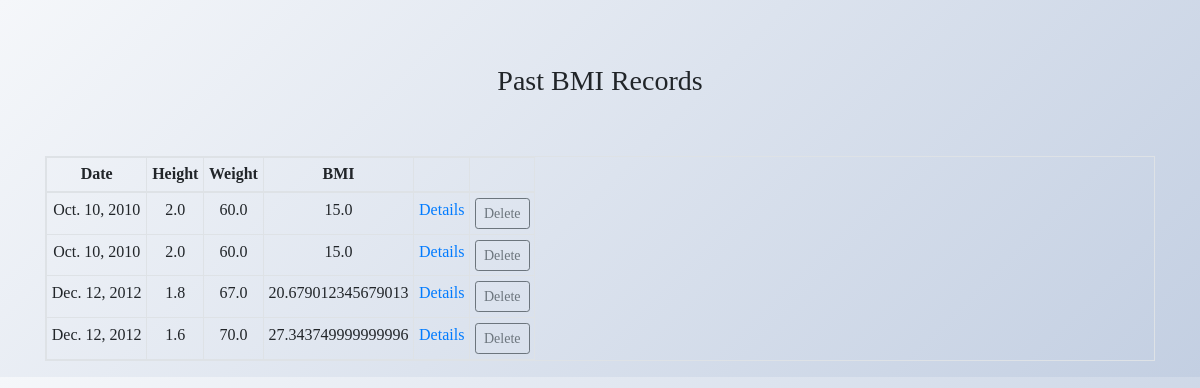
Screenshot of /measurements/ with the database file from the repository.
### core/models.py (models this page shows)
class BmiMeasurement(models.Model):
    height_in_meters = models.FloatField()
    weight_in_kg = models.FloatField()
    measured_at = models.DateField()
    def bmi(self):
        return self.weight_in_kg / self.height_in_meters ** 2

### core/views.py (the view)
# urls.py: re_path(r'^measurements/$', views.measurements, name="all_measurements"),
def measurements(request):
    measurements = BmiMeasurement.objects.order_by("measured_at").all()
    return render(request, "measurements.html", {"measurements": measurements})

### core/templates/measurements.html (shortened to what this page needs)
<!DOCTYPE html>
<html lang="en">
<head>
</head>
<body>
  {% extends "layout.html" %}
{% block body %}
<h3>
  Past BMI Records
</h3>
<table class="table table-responsive table-bordered table-hover table-sm">
  <thead class="thead-inverse">
    <tr>
      <th>Date</th>
      <th>Height</th>
      <th>Weight</th>
      <th>BMI</th>
      <th></th>
      <th></th>
    </tr>
  </thead>
  {% for measurement in measurements %}
  <tr>
    <td>{{ measurement.measured_at }}</td>
    <td>{{ measurement.height_in_meters }}</td>
    <td>{{ measurement.weight_in_kg }}</td>
    <td>{{ measurement.bmi }}</td>
    <td><a href="{% url 'delete_measurement' id=measurement.id %}">Details</a></td>
    <td class="text-center">
      <form action="/measurements/{{measurement.id}}/" method="post">
			  <input type="submit" class="btn btn-sm btn-outline-secondary btn-block" value="Delete">
			</form>
    </td>
  </tr>
  {% endfor %}
</table>
{% endblock %}

### core/templates/layout.html (shortened to what this page needs)
<!DOCTYPE html>
<html>
  <head>
    <link rel="stylesheet" href="https://maxcdn.bootstrapcdn.com/bootstrap/4.0.0-beta/css/bootstrap.min.css">
  </head>
  <body>
    <div class="container">
      {% block body %}
      {% endblock %}
    </div>
  </body>
</html>

### core/templates/measurements.html (style rules this page uses)
body { background-image: linear-gradient(135deg, #f5f7fa 0%, #c3cfe2 100%); }

### core/templates/layout.html (style rules this page uses)
body { background-image: linear-gradient(135deg, #f5f7fa 0%, #c3cfe2 100%); }
.container { display: flex; flex-flow: column; justify-content: center; font-family: 'Times New Roman', Times, serif; text-align: center; margin-top: 4rem; gap: 50px; }

### rows the page displays
BmiMeasurement: measured_at "Oct. 10, 2010", height_in_meters "2.0", weight_in_kg "60.0", bmi "15.0"
BmiMeasurement: measured_at "Oct. 10, 2010", height_in_meters "2.0", weight_in_kg "60.0", bmi "15.0"
BmiMeasurement: measured_at "Dec. 12, 2012", height_in_meters "1.8", weight_in_kg "67.0", bmi "20.679012345679013"
BmiMeasurement: measured_at "Dec. 12, 2012", height_in_meters "1.6", weight_in_kg "70.0", bmi "27.343749999999996"
